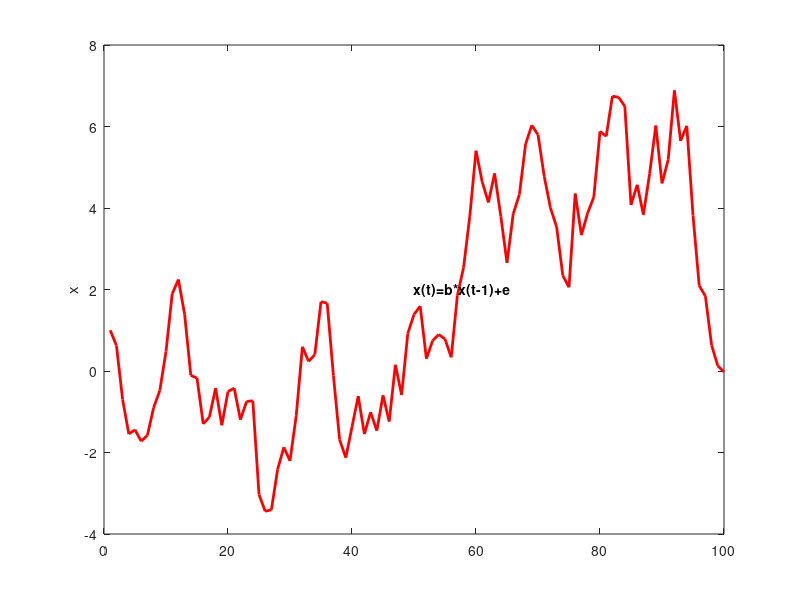

This figure's MATLAB source:
x(1)=1;a=0.05;b=0.95;
for t=2:100;
  x(t)=a+b*x(t-1)+randn(1);
end;
plot([1:100],x,'r','linewidth',2);
text(50,2,'x(t)=b*x(t-1)+e','fontweight','bold');
ylabel('x')
